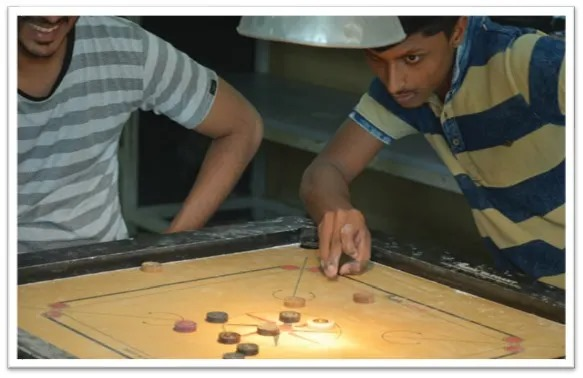
#> input picture ASIP/Practical-5/assets/image-1.jpeg, 583 x 378 px
$ jupyter execute asip_practical_5.ipynb   (older library calls are emulated)
#> lines starting #> are read from the running program, lines starting #| are printed output that depends on the picture
## Applied Signal and Image Processing

(Subhashish Nabajja, CS24010)

**Aim**: Write a program to apply various enhancements on images using image
derivatives by implementing Gradient and Laplacian operations

[cell 1]
import cv2
import numpy as np
import matplotlib.pyplot as plt

def apply_image_enhancements(image_path):
    # Load the image in grayscale
#> called with image_path = './assets/image-1.jpeg'
    img = cv2.imread(image_path, cv2.IMREAD_GRAYSCALE)
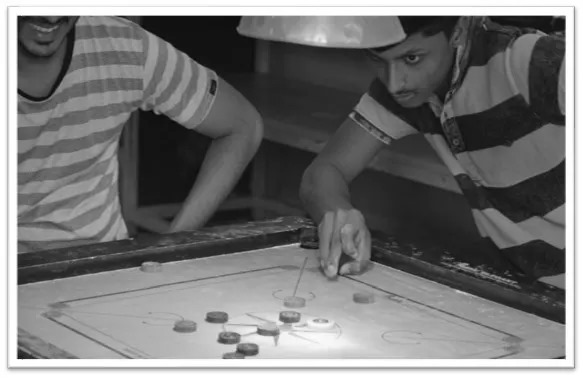
#> img: shape (378, 583); min 5, max 255, mean 116.5
    if img is None:
        print("Error: Unable to load image!")
        return

    # Compute the Gradient using Sobel operators
    sobel_x = cv2.Sobel(img, cv2.CV_64F, 1, 0, ksize=3)  # Gradient in x-direction
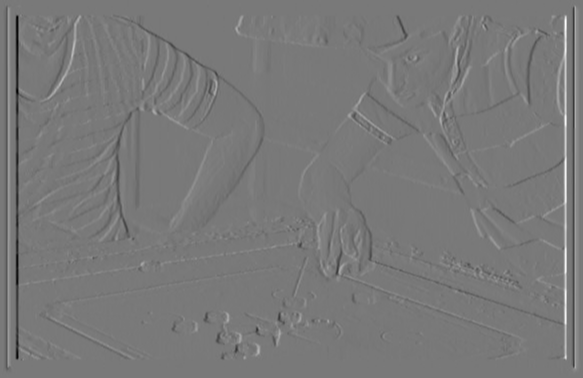
#> sobel_x: shape (378, 583) float64; min -792, max 871, mean 0; drawn with min black and max white
    sobel_y = cv2.Sobel(img, cv2.CV_64F, 0, 1, ksize=3)  # Gradient in y-direction
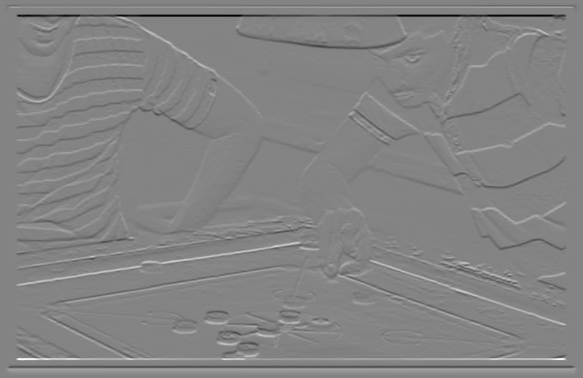
#> sobel_y: shape (378, 583) float64; min -952, max 890, mean 0; drawn with min black and max white
    gradient_magnitude = cv2.magnitude(sobel_x, sobel_y)  # Magnitude of the gradient
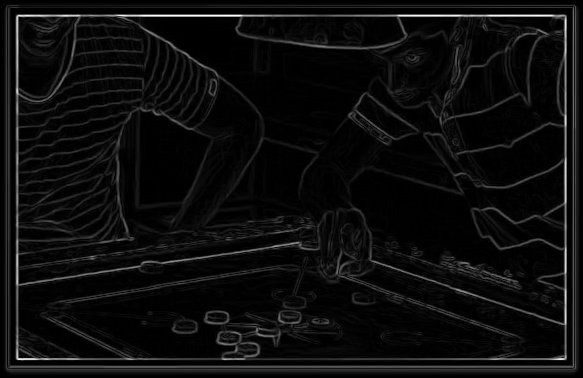
#> gradient_magnitude: shape (378, 583) float64; min 0, max 952, mean 49.7; drawn with min black and max white

    # Compute the Laplacian
    laplacian = cv2.Laplacian(img, cv2.CV_64F, ksize=3)
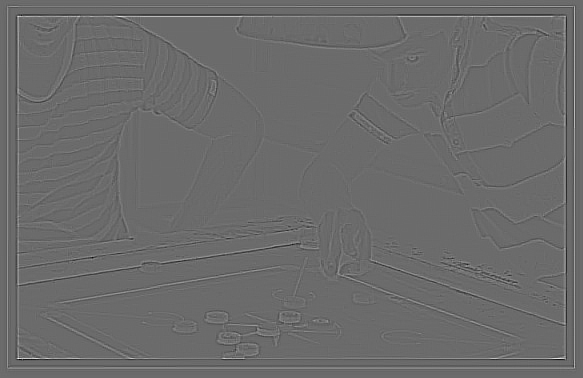
#> laplacian: shape (378, 583) float64; min -788, max 1080, mean 0; drawn with min black and max white

    # Normalize the results for display
    sobel_x = cv2.convertScaleAbs(sobel_x)
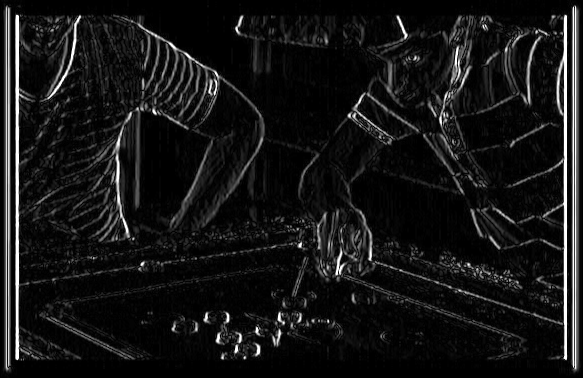
#> sobel_x: shape (378, 583); min 0, max 255, mean 21.2
    sobel_y = cv2.convertScaleAbs(sobel_y)
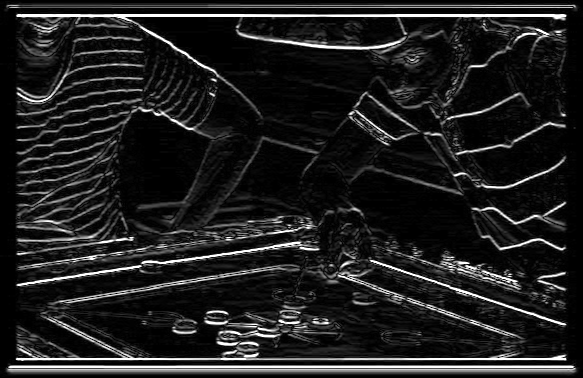
#> sobel_y: shape (378, 583); min 0, max 255, mean 31.2
    gradient_magnitude = cv2.convertScaleAbs(gradient_magnitude)
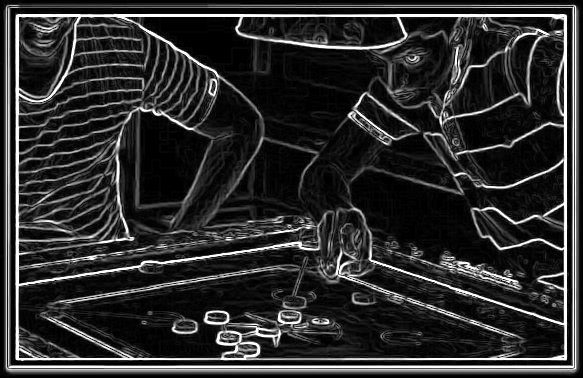
#> gradient_magnitude: shape (378, 583); min 0, max 255, mean 44.4
    laplacian = cv2.convertScaleAbs(laplacian)
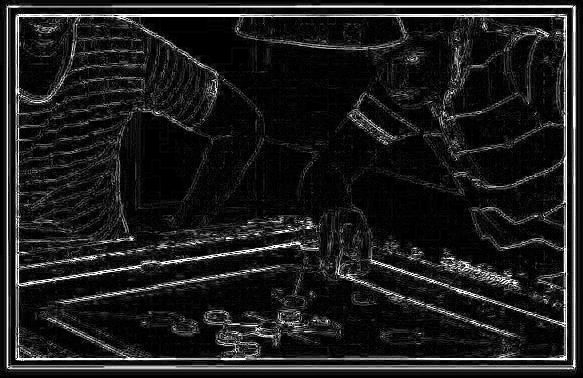
#> laplacian: shape (378, 583); min 0, max 255, mean 28.8

    # Plot the original and enhanced images
    plt.figure(figsize=(10, 8))

    plt.subplot(2, 3, 1)
    plt.title("Original Image")
    plt.axis('off')
    plt.imshow(img, cmap='gray')

    plt.subplot(2, 3, 2)
    plt.title("Gradient (Sobel X)")
    plt.axis('off')
    plt.imshow(sobel_x, cmap='gray')

    plt.subplot(2, 3, 3)
    plt.title("Gradient (Sobel Y)")
    plt.axis('off')
    plt.imshow(sobel_y, cmap='gray')

    plt.subplot(2, 3, 4)
    plt.title("Gradient Magnitude")
    plt.axis('off')
    plt.imshow(gradient_magnitude, cmap='gray')

    plt.subplot(2, 3, 5)
    plt.title("Laplacian")
    plt.axis('off')
    plt.imshow(laplacian, cmap='gray')

    plt.tight_layout()
    plt.show()

# Path to the image
image_path = './assets/image-1.jpeg'  # Replace with the path to your image
apply_image_enhancements(image_path)
